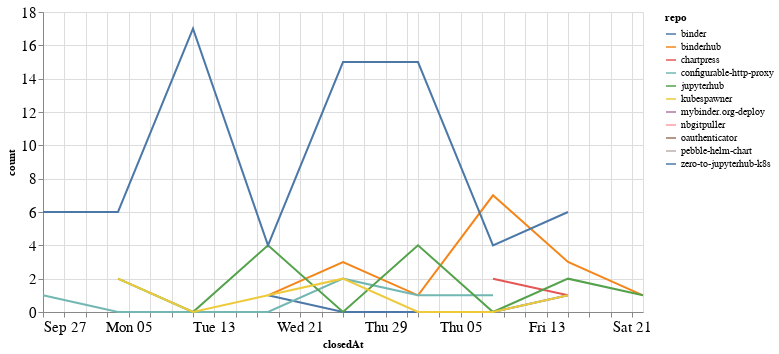

Here is the notebook cell this chart was saved with:
### Code cell
closed_by_time = closed_by.groupby('repo').resample('W', on='closedAt').count()['author'].reset_index()
closed_by_time = closed_by_time.rename(columns={'author': 'count'})

alt.Chart(closed_by_time, width=600).mark_line().encode(
    x='closedAt',
    y='count',
    color='repo',
    tooltip="repo"
)

### Figure 1 — Vega-Lite specification as saved in the notebook (floating-point values rounded to 4 significant figures)
{"config": {"axisLeft": {"labelFontSize": 15}, "axisBottom": {"labelFontSize": 15}}, "data": {"name": "data-8a1e560c10ec11535b684e5c57fa7c01"}, "mark": "line", "encoding": {"color": {"type": "nominal", "field": "repo"}, "tooltip": {"type": "nominal", "field": "repo"}, "x": {"type": "temporal", "field": "closedAt"}, "y": {"type": "quantitative", "field": "count"}}, "width": 600, "$schema": "https://vega.github.io/schema/vega-lite/v4.8.1.json", "datasets": {"data-8a1e560c10ec11535b684e5c57fa7c01": [{"repo": "binder", "closedAt": "2020-10-18T00:00:00", "count": 1}, {"repo": "binder", "closedAt": "2020-10-25T00:00:00", "count": 0}, {"repo": "binder", "closedAt": "2020-11-01T00:00:00", "count": 0}, {"repo": "binder", "closedAt": "2020-11-08T00:00:00", "count": 0}, {"repo": "binder", "closedAt": "2020-11-15T00:00:00", "count": 1}, {"repo": "binderhub", "closedAt": "2020-10-18T00:00:00", "count": 1}, {"repo": "binderhub", "closedAt": "2020-10-25T00:00:00", "count": 3}, {"repo": "binderhub", "closedAt": "2020-11-01T00:00:00", "count": 1}, {"repo": "binderhub", "closedAt": "2020-11-08T00:00:00", "count": 7}, {"repo": "binderhub", "closedAt": "2020-11-15T00:00:00", "count": 3}, {"repo": "binderhub", "closedAt": "2020-11-22T00:00:00", "count": 1}, {"repo": "chartpress", "closedAt": "2020-11-08T00:00:00", "count": 2}, {"repo": "chartpress", "closedAt": "2020-11-15T00:00:00", "count": 1}, {"repo": "configurable-http-proxy", "closedAt": "2020-09-27T00:00:00", "count": 1}, {"repo": "configurable-http-proxy", "closedAt": "2020-10-04T00:00:00", "count": 0}, {"repo": "configurable-http-proxy", "closedAt": "2020-10-11T00:00:00", "count": 0}, {"repo": "configurable-http-proxy", "closedAt": "2020-10-18T00:00:00", "count": 0}, {"repo": "configurable-http-proxy", "closedAt": "2020-10-25T00:00:00", "count": 2}, {"repo": "configurable-http-proxy", "closedAt": "2020-11-01T00:00:00", "count": 1}, {"repo": "configurable-http-proxy", "closedAt": "2020-11-08T00:00:00", "count": 1}, {"repo": "jupyterhub", "closedAt": "2020-10-04T00:00:00", "count": 2}, {"repo": "jupyterhub", "closedAt": "2020-10-11T00:00:00", "count": 0}, {"repo": "jupyterhub", "closedAt": "2020-10-18T00:00:00", "count": 4}, {"repo": "jupyterhub", "closedAt": "2020-10-25T00:00:00", "count": 0}, {"repo": "jupyterhub", "closedAt": "2020-11-01T00:00:00", "count": 4}, {"repo": "jupyterhub", "closedAt": "2020-11-08T00:00:00", "count": 0}, {"repo": "jupyterhub", "closedAt": "2020-11-15T00:00:00", "count": 2}, {"repo": "jupyterhub", "closedAt": "2020-11-22T00:00:00", "count": 1}, {"repo": "kubespawner", "closedAt": "2020-10-04T00:00:00", "count": 2}, {"repo": "kubespawner", "closedAt": "2020-10-11T00:00:00", "count": 0}, {"repo": "kubespawner", "closedAt": "2020-10-18T00:00:00", "count": 1}, {"repo": "kubespawner", "closedAt": "2020-10-25T00:00:00", "count": 2}, {"repo": "kubespawner", "closedAt": "2020-11-01T00:00:00", "count": 0}, {"repo": "kubespawner", "closedAt": "2020-11-08T00:00:00", "count": 0}, {"repo": "kubespawner", "closedAt": "2020-11-15T00:00:00", "count": 1}, {"repo": "mybinder.org-deploy", "closedAt": "2020-11-01T00:00:00", "count": 1}, {"repo": "nbgitpuller", "closedAt": "2020-10-04T00:00:00", "count": 2}, {"repo": "oauthenticator", "closedAt": "2020-11-15T00:00:00", "count": 1}, {"repo": "pebble-helm-chart", "closedAt": "2020-11-08T00:00:00", "count": 1}, {"repo": "zero-to-jupyterhub-k8s", "closedAt": "2020-09-27T00:00:00", "count": 6}, {"repo": "zero-to-jupyterhub-k8s", "closedAt": "2020-10-04T00:00:00", "count": 6}, {"repo": "zero-to-jupyterhub-k8s", "closedAt": "2020-10-11T00:00:00", "count": 17}, {"repo": "zero-to-jupyterhub-k8s", "closedAt": "2020-10-18T00:00:00", "count": 4}, {"repo": "zero-to-jupyterhub-k8s", "closedAt": "2020-10-25T00:00:00", "count": 15}, {"repo": "zero-to-jupyterhub-k8s", "closedAt": "2020-11-01T00:00:00", "count": 15}, {"repo": "zero-to-jupyterhub-k8s", "closedAt": "2020-11-08T00:00:00", "count": 4}, {"repo": "zero-to-jupyterhub-k8s", "closedAt": "2020-11-15T00:00:00", "count": 6}]}}
